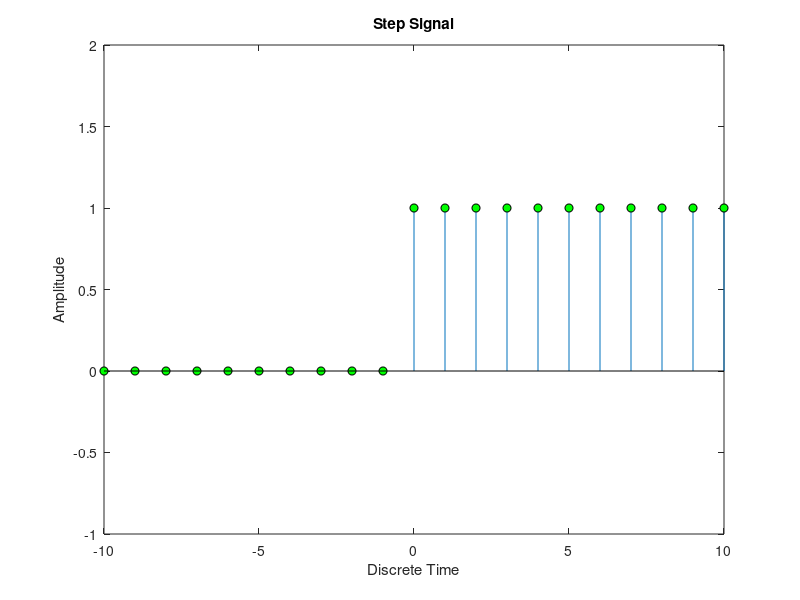

The MATLAB script that drew this image:
clc
clear all;
close all;

n = -100:1:100;
stp =(zeros(size(n)));
stp(n>=0) = 1;
figure('position',[100,100,600,400])
stem(n, stp, 'markersize', 6, 'markerfacecolor', 'g', 'markeredgecolor', 'k')
xlabel('Discrete Time')
ylabel('Amplitude')
title('Step Signal')
axis([-10 10 -1 2])